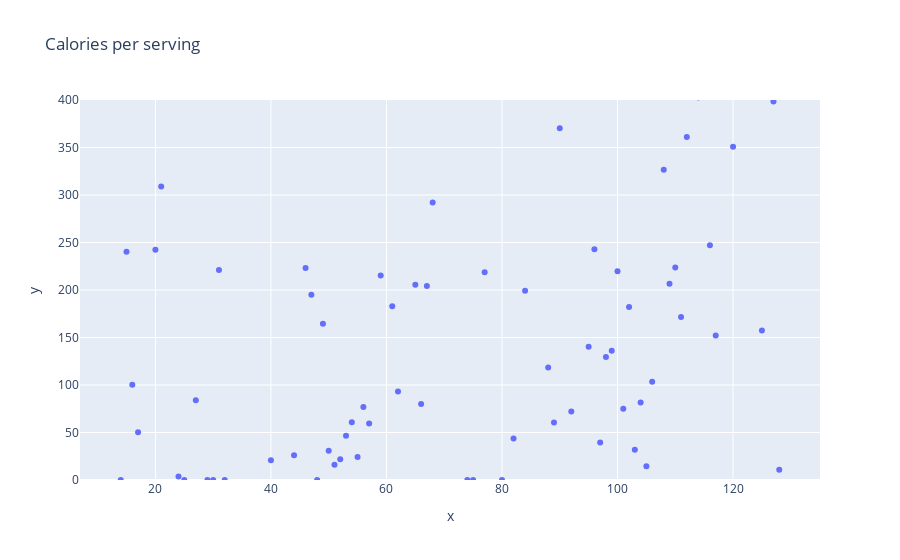

The notebook cell saved with this chart:
### Code cell
fig = px.scatter(y=nutrition_df_filtered['calories_per_serving'], x=nutrition_df_filtered.index, title='Calories per serving')
fig.update_layout(yaxis_range=[0,400])
fig.show()

### Figure 1 — Plotly figure (JSON) as saved in the notebook; plotly's stock layout.template omitted (floating-point values rounded to 4 significant figures)
{"data": [{"hovertemplate": "x=%{x}<br>y=%{y}<extra></extra>", "legendgroup": "", "marker": {"color": "#636efa", "symbol": "circle"}, "mode": "markers", "name": "", "orientation": "v", "showlegend": false, "type": "scatter", "x": [14, 15, 16, 17, 19, 20, 21, 23, 24, 25, 26, 27, 29, 30, 31, 32, 33, 35, 38, 40, 44, 46, 47, 48, 49, 50, 51, 52, 53, 54, 55, 56, 57, 58, 59, 60, 61, 62, 63, 64, 65, 66, 67, 68, 69, 70, 71, 72, 73, 74, 75, 76, 77, 78, 80, 81, 82, 84, 85, 86, 88, 89, 90, 91, 92, 93, 95, 96, 97, 98, 99, 100, 101, 102, 103, 104, 105, 106, 107, 108, 109, 110, 111, 112, 114, 115, 116, 117, 118, 119, 120, 121, 122, 123, 124, 125, 127, 128], "xaxis": "x", "y": [0, 240.2, 100.3, 50.25, 661.6, 242.5, 308.9, 952.7, 3.75, 0, 661.4, 83.89, 0, 0, 221.2, 0, 971.5, 409.3, 1043.0, 20.8, 26.12, 223.2, 195.1, 0, 164.5, 30.83, 16, 21.82, 46.5, 60.74, 24.13, 76.8, 59.5, 418.5, 215.2, 519, 182.8, 93.27, 423.5, 1298.0, 205.5, 79.95, 204.1, 292.2, null, null, null, null, 434.5, 0, 0, 449.3, 218.8, 1129.0, 0, 448.5, 43.64, 199.2, 743, 421.2, 118.3, 60.5, 370.2, 641.2, 72, 685.8, 140.2, 243.0, 39.5, 129.4, 136.1, 219.8, 75.12, 182.2, 31.86, 81.45, 14.45, 103.4, 620.1, 326.5, 206.7, 223.6, 171.6, 361.2, 402.7, 826.9, 247.0, 152, 615.8, 434.8, 350.8, 466.2, null, 657.4, 645.5, 157.3, 398.5, 10.91], "yaxis": "y"}], "layout": {"legend": {"tracegroupgap": 0}, "title": {"text": "Calories per serving"}, "xaxis": {"anchor": "y", "domain": [0, 1], "title": {"text": "x"}}, "yaxis": {"anchor": "x", "domain": [0, 1], "range": [0, 400], "title": {"text": "y"}}}}
